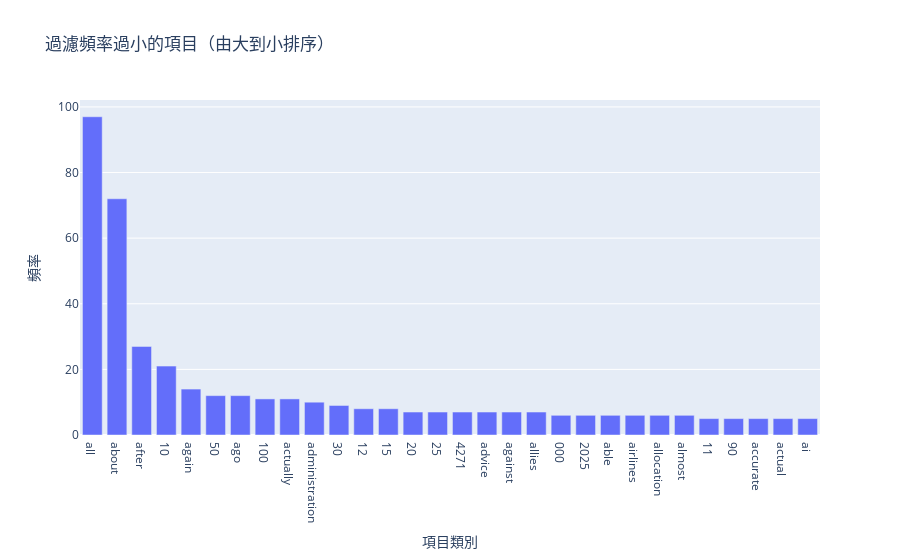

Source (notebook cell):
### Markdown cell above
### >>> **Exercise 14 (take home):** 
Additionally, you can attempt to sort the terms on the `x-axis` by frequency instead of in alphabetical order. This way the visualization is more meaninfgul and you will be able to observe the so called [long tail](https://en.wikipedia.org/wiki/Long_tail) (get familiar with this term since it will appear a lot in data mining and other statistics courses). see picture below

### >>> **練習 14（帶回家）：**
此外，你可以嘗試按頻率而不是字母順序對「x 軸」上的術語進行排序。這樣，視覺化效果會更有意義，你也能觀察到所謂的「長尾」現象（熟悉這個術語，因為它在資料探勘和其他統計學課程中會經常出現）。見下圖

![alt txt](https://upload.wikimedia.org/wikipedia/commons/thumb/8/8a/Long_tail.svg/1000px-Long_tail.svg.png)

### Code cell
# Answer here

x_data = count_vect.get_feature_names_out()[:300]
y_data = term_frequencies[:300]

y_values = 5

filtered_pairs = [(x, y) for x, y in zip(x_data, y_data) if y >= y_values]
sorted_pairs = sorted(filtered_pairs, key=lambda t: t[1], reverse=True)

filtered_x, filtered_y = zip(*sorted_pairs)
fig = py.graph_objects.Figure(data=[
    py.graph_objects.Bar(x=filtered_x, 
                         y=filtered_y)
])
fig.update_layout(
    title_text='過濾頻率過小的項目（由大到小排序）',
    xaxis_title='項目類別',
    yaxis_title='頻率',
)

### Figure 1 — Plotly figure (JSON) as saved in the notebook; plotly's stock layout.template omitted (floating-point values rounded to 4 significant figures)
{"data": [{"type": "bar", "x": ["all", "about", "after", "10", "again", "50", "ago", "100", "actually", "administration", "30", "12", "15", "20", "25", "4271", "advice", "against", "allies", "000", "2025", "able", "airlines", "allocation", "almost", "11", "90", "accurate", "actual", "ai"], "y": [97, 72, 27, 21, 14, 12, 12, 11, 11, 10, 9, 8, 8, 7, 7, 7, 7, 7, 7, 6, 6, 6, 6, 6, 6, 5, 5, 5, 5, 5]}], "layout": {"title": {"text": "過濾頻率過小的項目（由大到小排序）"}, "xaxis": {"title": {"text": "項目類別"}}, "yaxis": {"title": {"text": "頻率"}}}}
